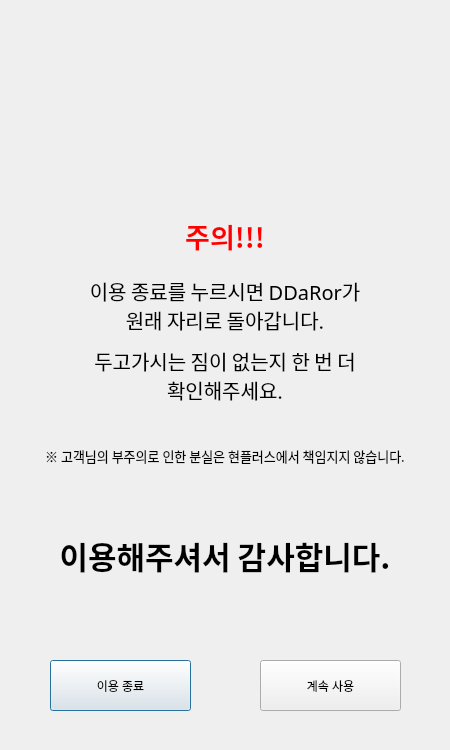
<?xml version="1.0" encoding="UTF-8"?>
<ui version="4.0">
 <class>dialog</class>
 <widget class="QDialog" name="dialog">
  <property name="windowModality">
   <enum>Qt::ApplicationModal</enum>
  </property>
  <property name="geometry">
   <rect>
    <x>0</x>
    <y>0</y>
    <width>450</width>
    <height>750</height>
   </rect>
  </property>
  <property name="windowTitle">
   <string>Dialog</string>
  </property>
  <widget class="QLabel" name="label">
   <property name="geometry">
    <rect>
     <x>0</x>
     <y>20</y>
     <width>450</width>
     <height>150</height>
    </rect>
   </property>
   <property name="frameShape">
    <enum>QFrame::NoFrame</enum>
   </property>
   <property name="text">
    <string/>
   </property>
   <property name="pixmap">
    <pixmap>../image/logo3.png</pixmap>
   </property>
   <property name="alignment">
    <set>Qt::AlignCenter</set>
   </property>
  </widget>
  <widget class="QPushButton" name="yesButton">
   <property name="geometry">
    <rect>
     <x>50</x>
     <y>660</y>
     <width>141</width>
     <height>51</height>
    </rect>
   </property>
   <property name="text">
    <string>이용 종료</string>
   </property>
  </widget>
  <widget class="QPushButton" name="noButton">
   <property name="geometry">
    <rect>
     <x>260</x>
     <y>660</y>
     <width>141</width>
     <height>51</height>
    </rect>
   </property>
   <property name="text">
    <string>계속 사용</string>
   </property>
  </widget>
  <widget class="QLabel" name="warning">
   <property name="geometry">
    <rect>
     <x>0</x>
     <y>210</y>
     <width>450</width>
     <height>51</height>
    </rect>
   </property>
   <property name="font">
    <font>
     <family>Gmarket Sans TTF</family>
     <pointsize>20</pointsize>
     <weight>75</weight>
     <bold>true</bold>
    </font>
   </property>
   <property name="styleSheet">
    <string notr="true">color: red;</string>
   </property>
   <property name="text">
    <string>주의!!!</string>
   </property>
   <property name="alignment">
    <set>Qt::AlignCenter</set>
   </property>
  </widget>
  <widget class="QLabel" name="warning_2">
   <property name="geometry">
    <rect>
     <x>0</x>
     <y>270</y>
     <width>450</width>
     <height>71</height>
    </rect>
   </property>
   <property name="font">
    <font>
     <family>Gmarket Sans TTF</family>
     <pointsize>15</pointsize>
     <weight>50</weight>
     <bold>false</bold>
    </font>
   </property>
   <property name="text">
    <string>이용 종료를 누르시면 DDaRor가
원래 자리로 돌아갑니다.</string>
   </property>
   <property name="alignment">
    <set>Qt::AlignCenter</set>
   </property>
  </widget>
  <widget class="QLabel" name="warning_3">
   <property name="geometry">
    <rect>
     <x>0</x>
     <y>520</y>
     <width>450</width>
     <height>71</height>
    </rect>
   </property>
   <property name="font">
    <font>
     <family>Gmarket Sans TTF</family>
     <pointsize>23</pointsize>
     <weight>75</weight>
     <bold>true</bold>
    </font>
   </property>
   <property name="text">
    <string>이용해주셔서 감사합니다.</string>
   </property>
   <property name="alignment">
    <set>Qt::AlignCenter</set>
   </property>
  </widget>
  <widget class="QLabel" name="warning_4">
   <property name="geometry">
    <rect>
     <x>0</x>
     <y>340</y>
     <width>450</width>
     <height>71</height>
    </rect>
   </property>
   <property name="font">
    <font>
     <family>Gmarket Sans TTF</family>
     <pointsize>15</pointsize>
     <weight>50</weight>
     <bold>false</bold>
    </font>
   </property>
   <property name="text">
    <string>두고가시는 짐이 없는지 한 번 더
확인해주세요.</string>
   </property>
   <property name="alignment">
    <set>Qt::AlignCenter</set>
   </property>
  </widget>
  <widget class="QLabel" name="warning_5">
   <property name="geometry">
    <rect>
     <x>0</x>
     <y>420</y>
     <width>450</width>
     <height>71</height>
    </rect>
   </property>
   <property name="font">
    <font>
     <family>Gmarket Sans TTF</family>
     <pointsize>10</pointsize>
     <weight>50</weight>
     <bold>false</bold>
    </font>
   </property>
   <property name="text">
    <string>※ 고객님의 부주의로 인한 분실은 현플러스에서 책임지지 않습니다.</string>
   </property>
   <property name="alignment">
    <set>Qt::AlignCenter</set>
   </property>
  </widget>
 </widget>
 <resources/>
 <connections/>
</ui>
